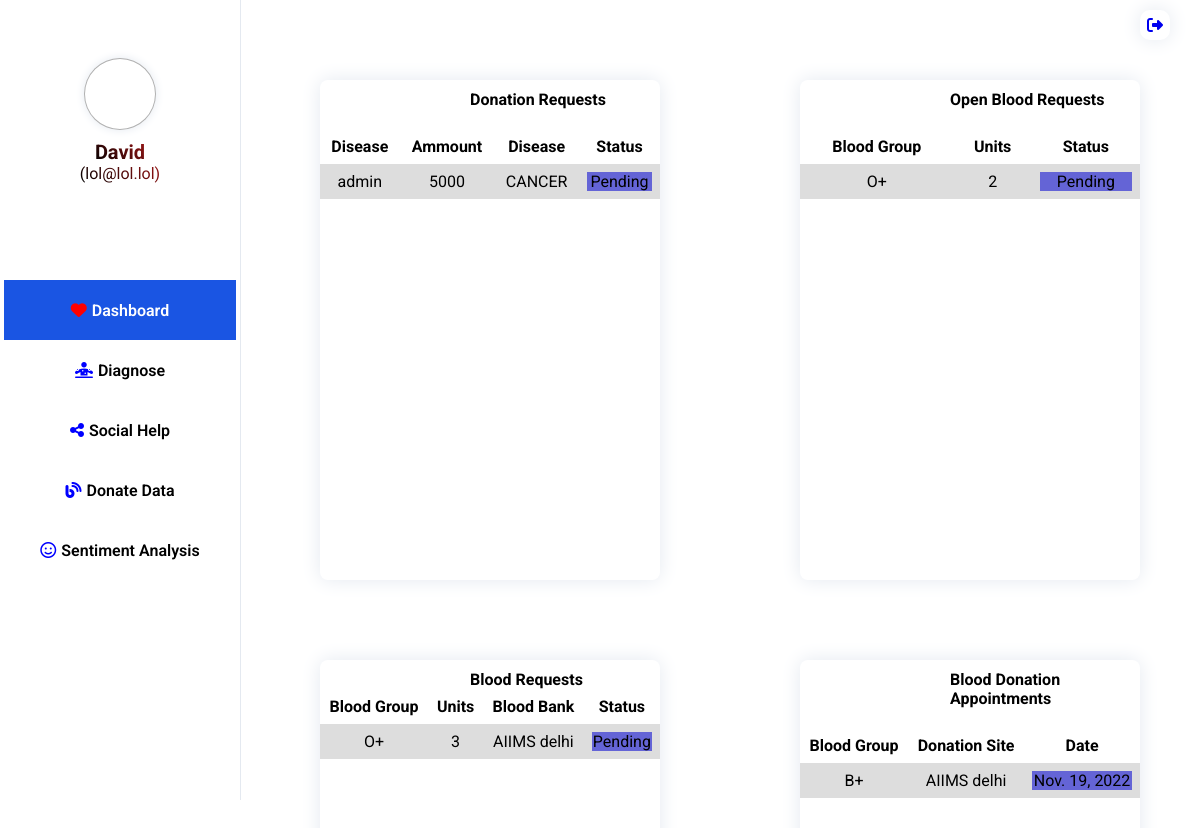
The app's page / (signed in) with its own data.
### diagnose/models.py (models this page shows)
class donations(models.Model):
    name = models.ForeignKey(User,on_delete=models.CASCADE)
    disease = models.CharField(max_length=200)
    ammount = models.CharField(max_length=200)
    prescription = models.ImageField()

class request_blood_public(models.Model):
    requester = models.ForeignKey(User,on_delete=models.CASCADE)
    group = models.CharField(max_length=10)
    units = models.IntegerField()
    pres = models.ImageField()

class request_blood(models.Model):
    hid = models.ForeignKey(blood_bank,on_delete=models.CASCADE,blank=True,null=True)
    requester = models.ForeignKey(User,on_delete=models.CASCADE)
    unit = models.IntegerField()
    prescription = models.ImageField()

class blood_bank(models.Model):
    group = models.CharField(max_length=10)
    name = models.CharField(max_length=200)
    quantity = models.IntegerField()
    email = models.CharField(max_length=200)

class blood_donate(models.Model):
    donor = models.ForeignKey(User,on_delete=models.CASCADE)
    location = models.ForeignKey(blood_bank, on_delete=models.CASCADE)
    bgroup = models.CharField(max_length=10, default='O+')
    date = models.DateField(default=date.today())

### diagnose/views.py (the view)
# urls.py: path('',index,name='dashboard'),
@login_required
def index(request):
    blood = request_blood.objects.filter(requester=request.user)
    donation = donations.objects.filter(name = request.user)
    brequest = request_blood_public.objects.filter(requester = request.user)
    apntmnt = blood_donate.objects.filter(donor = request.user)
    context = {
        'blood':blood,
        'donation': donation,
        'brequest':brequest,
        'apts' : apntmnt
    }
    return render(request,'index.html',context=context)

### templates/index.html (shortened to what this page needs)
<!DOCTYPE html>
<html lang="en">
<head>
</head>
<body>
    <a href="/logout"><div class="logout"><p class="logout-text">Logout</p><i class="fas fa-sign-out-alt"></i></div></a>
    <div class="leftpannel">
        <div class="proilecont">
            <div class="profile_picture"></div>
            <h5 style="font-family: Roboto; font-size: 20px;" class="profilename" id="profilename">{{ user.first_name }}</h5>
            <h8 style="font-family: Roboto; font-size: 16px;" class="profilename">({{ user.email }})</h8>
        </div>
        <div class="navs">
            <ul class="nav">
                <li class="active" onclick="location.href='/';"><i class="fas fa-heart" style="color: red;"></i><p style="margin-right: 5px;"></p>  Dashboard</li>
                <li onclick="location.href='/diagnose';"><i class="fas fa-diagnoses" style="color: blue;"></i><p style="margin-right: 5px;"></p>Diagnose</li>
                <li onclick="location.href='/social';"><i class="fas fa-share-alt" style="color: blue;"></i><p style="margin-right: 5px;"></p>Social Help</li>
                <li onclick="location.href='/donateData';"><i class="fas fa-blog" style="color: blue;"></i><p style="margin-right: 5px;"></p>Donate Data</li>
                <li onclick="location.href='/sentimentAnalysis';"><i class="fa-regular fa-face-smile" style="color: blue;"></i><p style="margin-right: 5px;"></p>Sentiment Analysis</li>
            </ul>
        </div>
    </div>
    <div class="container">
        <div class="resultwrapper">
            <div class="covidresult" id="style-4"><div class="force-overflow"></div>
            <h4 style="margin-left: 150px; margin-top: 10px;">Donation Requests</h4>
            {% if donation %}
            <table style="margin-top: 20px;">
                <tr>
                    <th>Disease</td>
                    <th>Ammount</td>
                    <th>Disease</td>
                    <th>Status</td>
                </tr>
                {% for i in donation %}
                <tr>
                    <td>{{ i.name.username }}</td>
                    <td>{{ i.ammount }}</td>
                    <td>{{ i.disease }}</td>
                    <td><div class="contact"><p style="background-color: rgb(100, 100, 214);">Pending</p></div></td>
                </tr>
                {% endfor %}
            </table>
            {% else %}
            <p style="margin-top: 250px; margin-left: 150px;">No Results</p>
            {% endif %}
            </div>
            <div class="covidresult" id="style-4"><div class="force-overflow"></div>
            <h4 style="margin-left: 150px; margin-top: 10px;">Open Blood Requests</h4>
            {% if brequest %}
            <table style="margin-top: 20px;">
                <tr>
                    <th>Blood Group</td>
                    <th>Units</td>
                    <th>Status</td>
                </tr>
                {% for i in brequest %}
                <tr>
                    <td>{{ i.group }}</td>
                    <td>{{ i.units }}</td>
                    <td><div class="contact"><p style="background-color: rgb(100, 100, 214);">Pending</p></div></td>
                </tr>
                {% endfor %}
            </table>
            {% else %}
            <p style="margin-top: 250px; margin-left: 150px;">No Results</p>
            {% endif %}
            </div>
        </div>
        <div class="resultwrapper">
            <div class="covidresult" id="style-4"><div class="force-overflow"></div>
            <h4 style="margin-left: 150px; margin-top: 10px;">Blood Requests</h4>
            {% if blood %}
            {% for i in blood %}
            <table>
                <tr>
                    <th>Blood Group</td>
                    <th>Units</td>
                    <th>Blood Bank</td>
                    <th>Status</td>
                </tr>
                {% for i in blood %}
                <tr>
                    <td>{{ i.hid.group }}</td>
                    <td>{{ i.unit }}</td>
                    <td>{{ i.hid.name }}</td>
                    <td><div class="contact" onclick="viewprescription(1)"><p style="background-color: rgb(100, 100, 214);">Pending</p></div></td>
                </tr>
                {% endfor %}
            </table>
            {% endfor %}
            {% else %}
            <p style="margin-top: 250px; margin-left: 150px;">No Results</p>
            {% endif %}
            </div>
            <div class="covidresult" id="style-4"><div class="force-overflow"></div>
            <h4 style="margin-left: 150px; margin-top: 10px;">Blood Donation Appointments</h4>
            {% if apts %}
            <table style="margin-top: 20px;">
                <tr>
                    <th>Blood Group</td>
                    <th>Donation Site</td>
                    <th>Date</td>
                </tr>
                {% for i in apts %}
                <tr>
                    <td>{{ i.bgroup }}</td>
                    <td>{{ i.location.name }}</td>
                    <td><div class="contact"><p style="background-color: rgb(100, 100, 214);">{{ i.date }}</p></div></td>
                </tr>
                {% endfor %}
            </table>
            {% else %}
            <p style="margin-top: 250px; margin-left: 150px;">No Results</p>
            {% endif %}
            </div>
        </div>
    </div>
</body>
</html>

### records on screen
donations: name.username "admin", ammount "5000", disease "CANCER"
request_blood_public: group "O+", units "2"
request_blood: hid.group "O+", unit "3", hid.name "AIIMS delhi"
blood_donate: bgroup "B+", location.name "AIIMS delhi", date "Nov. 19, 2022"

### other values on screen
{{ user.email }} "lol@lol.lol"
